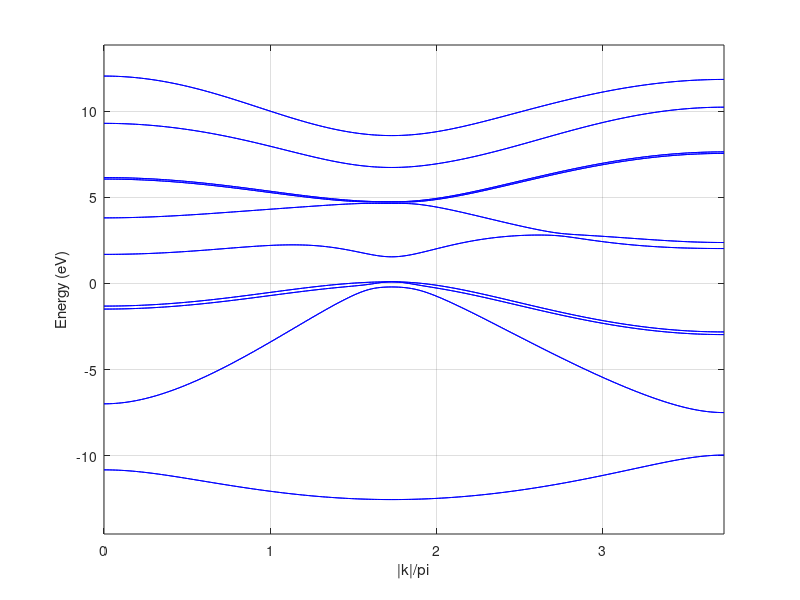

This chart was generated by the following MATLAB code:
%In the name of God, The Compassionate, The Merciful


% E(k) calculated by finding the eigenvalues of the matrix in Eq. (5.3.3) for each value of k
% along the Gamma–X (that is, from k = 0 to k = 2pi/a * [1 0 0]) and
% Gamma–L (that is, from k = 0 to k = pi/a * [1 1 1]) directions.
% Some lines are degenerate.


clear all;
close all;
clc;

Esa=-8.3431; Epa=1.0414; Esc=-2.6569; Epc=3.6686; Esea=8.5914; Esec=6.7386;
Vss=-6.4513; Vxx=1.9546; Vxy=5.0779; Vsapc=4.4800; Vpasc=5.7839; Vseapc=4.8422; Vpasec=4.8077;
soa=.3787/3; soc=.0129/3;

d1=[0 0 0]/2;
d2=[0 -1 -1]/2;
d3=[-1 0 -1]/2;
d4=[-1 -1 0]/2;



Nt=100;
k_max=zeros(1,Nt+1);



% L:      pi*[1 1 1]
% Gamma:     [0 0 0]
% X:     2pi*[0 1 0]

ks = pi*[1 1 1;
         0 0 0;
         0 2 0];
 


for i=1:2
    
    k0 = ks(i,:);
    dk = (ks(i+1,:)-ks(i,:))/Nt;
    
    E = zeros(Nt+1,20); % Dimension of Hamiltonian is 20*20 ---> 20 eigen values.
    
    for Nk = 0:Nt
        
        k=k0+dk*Nk;
        
        p1=exp(1i*sum(k.*d1));
        p2=exp(1i*sum(k.*d2));
        p3=exp(1i*sum(k.*d3));
        p4=exp(1i*sum(k.*d4));
        
        g0=(p1+p2+p3+p4)/4;
        g1=(p1+p2-p3-p4)/4;
        g2=(p1-p2+p3-p4)/4;
        g3=(p1-p2-p3+p4)/4;
        
        h=[Esa/2 Vss*g0 0 0 0 Vsapc*g1 Vsapc*g2 Vsapc*g3 0 0;
            0 Esc/2 -Vpasc*conj(g1) -Vpasc*conj(g2) -Vpasc*conj(g3) 0 0 0 0 0;
            0 0 Epa/2 0 0 Vxx*g0 Vxy*g3 Vxy*g2 0 -Vpasec*g1;
            0 0 0 Epa/2 0 Vxy*g3 Vxx*g0 Vxy*g1 0 -Vpasec*g2;
            0 0 0 0 Epa/2 Vxy*g2 Vxy*g1 Vxx*g0 0 -Vpasec*g3;
            0 0 0 0 0 Epc/2 0 0 Vseapc*(g1) 0;
            0 0 0 0 0 0 Epc/2 0 Vseapc*(g2) 0;
            0 0 0 0 0 0 0 Epc/2 Vseapc*(g3) 0;
            0 0 0 0 0 0 0 0 Esea/2 0;
            0 0 0 0 0 0 0 0 0 Esec/2];
        H=[h+h' zeros(10);
            zeros(10) h+h'];
        
        hso=zeros(20);
        hso(3,4)=-1i*soa;hso(3,15)=soa;
        hso(4,15)=-1i*soa;
        hso(5,13)=-soa;hso(5,14)=1i*soa;
        hso(6,7)=-1i*soc;hso(6,18)=soc;
        hso(7,18)=-1i*soc;
        hso(8,16)=-soc;hso(8,17)=1i*soc;
        hso(13,14)=1i*soa;
        hso(16,17)=1i*soc;
        Hso=hso+hso';
        
        [V,D]=eig(H+Hso);
        eigst = diag(D);
        E(Nk+1,:) = sort(real(eigst));
        
    end
    
    k_abs=(0:Nt).*sqrt(dk*dk');
    plot(k_max + k_abs./pi,E,'b');
    hold on
    k_max =k_max + ones(1,Nt+1).*Nt*sqrt(dk*dk')/pi;
    
    axis( [0  k_max(Nt)  min(min(E))-2  max(max(E))+2] )
    xlabel('|k|/pi')
    ylabel('Energy (eV)')
    grid on
end
